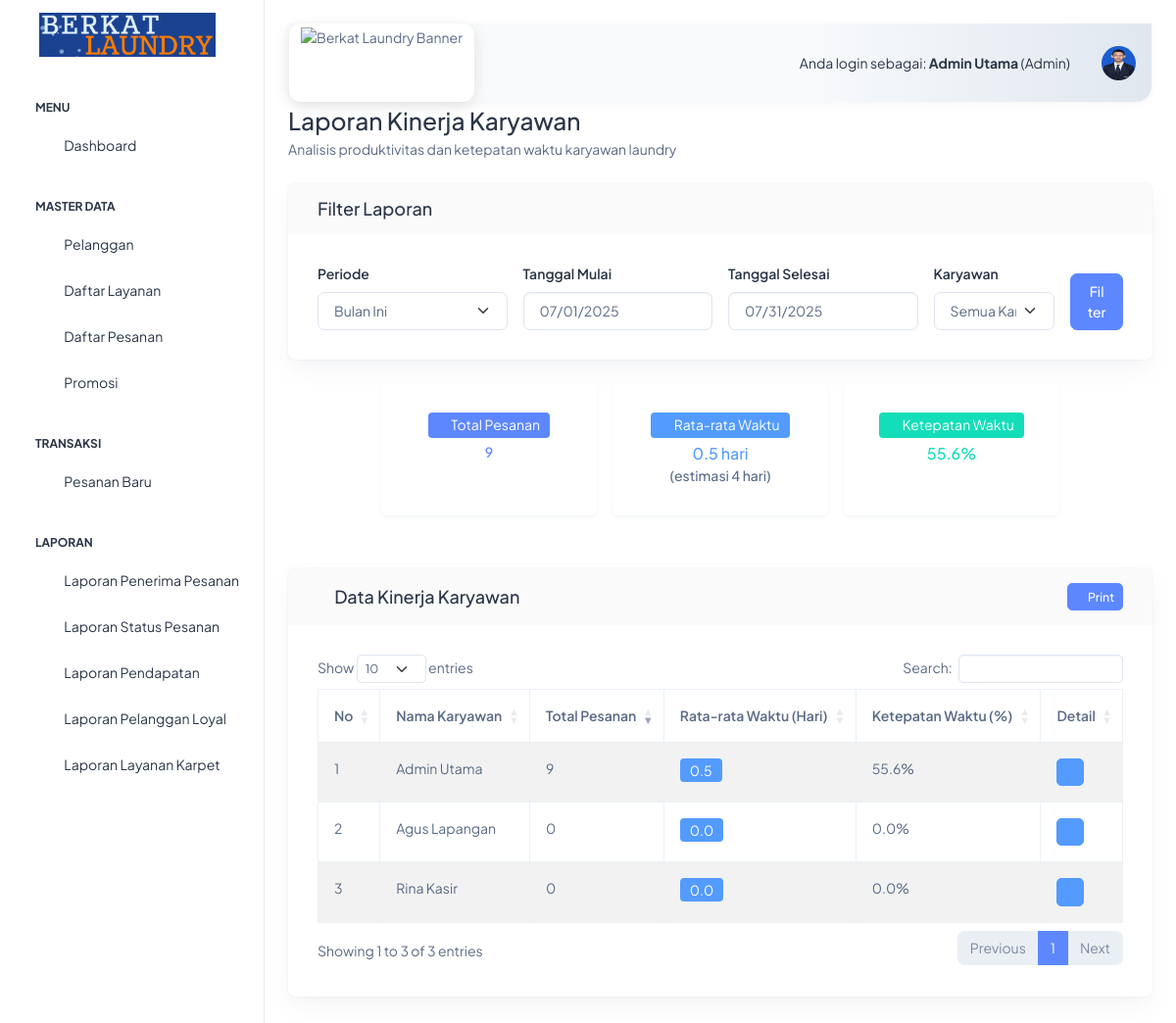
The app's page /index.php?page=laporan_kinerja_karyawan_read (signed in) with its own data.
### tables this page shows
CREATE TABLE `pengguna` (
  `id_pengguna` int(11) NOT NULL,
  `nama_lengkap` varchar(255) NOT NULL,
  `username` varchar(100) NOT NULL,
  `password_hash` varchar(255) NOT NULL,
  `role` varchar(50) NOT NULL COMMENT 'e.g., ''Admin'', ''Karyawan''',
  `nomor_telepon_internal` varchar(20) DEFAULT NULL,
  `email_internal` varchar(255) DEFAULT NULL,
  `status_aktif` tinyint(1) NOT NULL DEFAULT 1,
  `last_login` timestamp NULL DEFAULT NULL,
  `created_at` timestamp NULL DEFAULT current_timestamp(),
  `updated_at` timestamp NULL DEFAULT current_timestamp() ON UPDATE current_timestamp()
);

### laporan/laporan_kinerja_karyawan.php (the view, shortened to what this page needs)
<?php
include 'pengaturan/koneksi.php';
$start_date = isset($_GET['start_date']) ? $_GET['start_date'] : date('Y-m-01');
$end_date = isset($_GET['end_date']) ? $_GET['end_date'] : date('Y-m-d');
$id_karyawan = isset($_GET['id_karyawan']) ? $_GET['id_karyawan'] : '';
?>
<div class="container-fluid mt-4">
    <div class="mb-4">
        <h3 class="mb-1">Laporan Kinerja Karyawan</h3>
        <div class="text-muted">Analisis produktivitas dan ketepatan waktu karyawan laundry</div>
    </div>
    <div class="card mb-4">
        <div class="card-header">
            <h5 class="card-title mb-0"><i class="ti ti-filter-check"></i> Filter Laporan</h5>
        </div>
        <div class="card-body">
            <form method="GET" action="index.php" class="row g-3 align-items-end" id="filterForm">
                <div class="col-md-3">
                    <label for="periode" class="form-label">Periode</label>
                    <select id="periode" name="periode" class="form-select">
                        <option value="bulan" <?= (!isset($_GET['periode']) || $_GET['periode']=='bulan')?'selected':''; ?>>Bulan Ini</option>
                    </select>
                </div>
                <div class="col-md-3">
                    <label for="start_date" class="form-label">Tanggal Mulai</label>
                    <input type="date" id="start_date" name="start_date" class="form-control" value="<?= htmlspecialchars($start_date) ?>" <?= (isset($_GET['periode']) && $_GET['periode']!='custom')?'readonly':''; ?> >
                </div>
                <div class="col-md-3">
                    <label for="end_date" class="form-label">Tanggal Selesai</label>
                    <input type="date" id="end_date" name="end_date" class="form-control" value="<?= htmlspecialchars($end_date) ?>" <?= (isset($_GET['periode']) && $_GET['periode']!='custom')?'readonly':''; ?> >
                </div>
                <div class="col-md-2">
                    <label for="id_karyawan" class="form-label">Karyawan</label>
                    <select id="id_karyawan" name="id_karyawan" class="form-select">
                        <option value="">Semua Karyawan</option>
                    </select>
                </div>
                <div class="col-md-1 d-flex align-items-end">
                    <button type="submit" class="btn btn-primary w-100"><i class="ti ti-filter-check"></i> Filter</button>
                </div>
            </form>
        </div>
    </div>
    <div class="row mb-4">
        <?php
        $where = "WHERE p.tanggal_masuk BETWEEN '$start_date' AND '$end_date'";
        $query = "SELECT
                    COUNT(p.id_pesanan) as total_pesanan,
                    AVG(TIMESTAMPDIFF(HOUR, p.tanggal_masuk,
                        CASE
                            WHEN p.tanggal_selesai_aktual IS NOT NULL THEN p.tanggal_selesai_aktual
                            ELSE NOW()
                        END)) / 24 as rata_waktu_pengerjaan,
                    AVG(TIMESTAMPDIFF(HOUR, p.tanggal_masuk, p.tanggal_estimasi_selesai)) / 24 as rata_estimasi,
                    COUNT(CASE WHEN p.tanggal_selesai_aktual <= p.tanggal_estimasi_selesai THEN 1 END) * 100.0 / NULLIF(COUNT(*), 0) as ketepatan_waktu
                 FROM pesanan p
                 $where";
        $result = mysqli_query($konek, $query);
        $stats = mysqli_fetch_assoc($result);
        $total_pesanan = $stats['total_pesanan'] ?? 0;
        $rata_waktu = isset($stats['rata_waktu_pengerjaan']) ? round($stats['rata_waktu_pengerjaan'],1) : 0;
        $rata_estimasi = isset($stats['rata_estimasi']) ? round($stats['rata_estimasi'],1) : 0;
        $ketepatan = isset($stats['ketepatan_waktu']) ? round($stats['ketepatan_waktu'],1) : 0;
        $is_overdue = $rata_waktu > $rata_estimasi && $rata_estimasi > 0;
        ?>
        <div class="d-flex flex-wrap justify-content-center gap-3">
            <div class="card shadow-sm border-0" style="min-width:220px;">
                <div class="card-body text-center">
                    <div class="mb-1">
                        <span class="badge bg-primary"><i class="ti ti-clipboard-check"></i> Total Pesanan</span>
                    </div>
                    <div class="fs-3 fw-bold text-primary"><?= number_format($total_pesanan) ?></div>
                </div>
            </div>
            <div class="card shadow-sm border-0" style="min-width:220px;">
                <div class="card-body text-center">
                    <div class="mb-1">
                        <span class="badge <?= $is_overdue ? 'bg-danger' : 'bg-info' ?>"><i class="ti ti-clock"></i> Rata-rata Waktu</span>
                    </div>
                    <div class="fs-4 fw-bold <?= $is_overdue ? 'text-danger' : 'text-info' ?>"><?= $rata_waktu ?> hari
                        <?php if($is_overdue): ?>
                        <small class="d-block text-danger">(melebihi estimasi <?= $rata_estimasi ?> hari)</small>
                        <?php elseif($rata_estimasi > 0): ?>
                        <small class="d-block text-muted">(estimasi <?= $rata_estimasi ?> hari)</small>
                        <?php endif; ?>
                    </div>
                </div>
            </div>
            <div class="card shadow-sm border-0" style="min-width:220px;">
                <div class="card-body text-center">
                    <div class="mb-1">
                        <span class="badge bg-success"><i class="ti ti-check"></i> Ketepatan Waktu</span>
                    </div>
                    <div class="fs-4 fw-bold text-success"><?= $ketepatan ?>%</div>
                </div>
            </div>
        </div>
    </div>
    <div class="card mb-4">
        <div class="card-header d-flex justify-content-between align-items-center">
            <h5 class="card-title mb-0"><i class="ti ti-table"></i> Data Kinerja Karyawan</h5>
            <div>
                <a href="laporan/print_kinerja_karyawan.php?start_date=<?=urlencode($start_date)?>&end_date=<?=urlencode($end_date)?>&id_karyawan=<?=urlencode($id_karyawan)?>" class="btn btn-primary btn-sm" target="_blank"><i class="ti ti-printer"></i> Print</a>
            </div>
        </div>
        <div class="card-body">
            <div class="table-responsive">
                <table id="laporanKinerjaTable" class="table table-bordered table-striped" style="width:100%;">
                    <thead>
                        <tr>
                            <th>No</th>
                            <th>Nama Karyawan</th>
                            <th>Total Pesanan</th>
                            <th>Rata-rata Waktu (Hari)</th>
                            <th>Ketepatan Waktu (%)</th>
                            <th>Detail</th>
                        </tr>
                    </thead>
                    <tbody>
                        <?php
                        $query = "SELECT
                                    pg.id_pengguna as id_karyawan,
                                    pg.nama_lengkap as nama_karyawan,
                                    COUNT(p.id_pesanan) as total_pesanan,
                                    AVG(TIMESTAMPDIFF(HOUR, p.tanggal_masuk,
                                        CASE
                                            WHEN p.tanggal_selesai_aktual IS NOT NULL THEN p.tanggal_selesai_aktual
                                            ELSE NOW()
                                        END)) / 24 as rata_waktu,
                                    AVG(TIMESTAMPDIFF(HOUR, p.tanggal_masuk, p.tanggal_estimasi_selesai)) / 24 as rata_estimasi,
                                    COUNT(CASE WHEN p.tanggal_selesai_aktual <= p.tanggal_estimasi_selesai THEN 1 END) * 100.0 / NULLIF(COUNT(*), 0) as ketepatan_waktu
                                 FROM pengguna pg
                                 LEFT JOIN pesanan p ON pg.id_pengguna = p.id_pengguna_penerima
                                    AND p.tanggal_masuk BETWEEN '$start_date' AND '$end_date'
                                 WHERE pg.role IN ('Admin', 'Karyawan')
                                 " . ($id_karyawan ? "AND pg.id_pengguna = '" . mysqli_real_escape_string($konek, $id_karyawan) . "'" : "") . "
                                 GROUP BY pg.id_pengguna, pg.nama_lengkap
                                 ORDER BY total_pesanan DESC";
                        $result = mysqli_query($konek, $query);
                        $no = 1;
                        while ($row = mysqli_fetch_assoc($result)) {
                            $is_row_overdue = $row['rata_waktu'] > $row['rata_estimasi'] && $row['rata_estimasi'] > 0;
                            $row_status_class = $is_row_overdue ? 'table-danger' : '';
                            $badge_class = $is_row_overdue ? 'bg-danger' : 'bg-info';
                            $tooltip = $is_row_overdue ? 'Melebihi estimasi ' . number_format($row['rata_estimasi'],1) . ' hari' : 'Sesuai estimasi (' . number_format($row['rata_estimasi'],1) . ' hari)';
                            echo "<tr class='$row_status_class'>";
                            echo "<td>" . $no++ . "</td>";
                            echo "<td>" . htmlspecialchars($row['nama_karyawan']) . "</td>";
                            echo "<td>" . number_format($row['total_pesanan']) . "</td>";
                            echo "<td><span class='badge $badge_class' data-bs-toggle='tooltip' title='$tooltip'>" . number_format($row['rata_waktu'], 1) .
                                 "</span></td>";
                            echo "<td>" . number_format($row['ketepatan_waktu'], 1) . "%</td>";
                            echo "<td>
                                    <button type='button' class='btn btn-info btn-sm' onclick='showDetail(\"" . $row['id_karyawan'] . "\")'>
                                        <i class='ti ti-user-search'></i>
                                    </button>
                                  </td>";
                            echo "</tr>";
                        }
                        ?>
                    </tbody>
                </table>
            </div>
        </div>
    </div>
</div>
<link rel="stylesheet" href="https://cdn.datatables.net/1.13.6/css/dataTables.bootstrap5.min.css">

### assets/css/logo-custom.css (style rules this page uses)
body { padding-top: 0 !important; }

### records on screen
pengguna: nama_lengkap "Admin Utama", total_pesanan "9", rata_waktu "0.5", ketepatan_waktu "55.6"
pengguna: nama_lengkap "Agus Lapangan", total_pesanan "0", rata_waktu "0.0", ketepatan_waktu "0.0"
pengguna: nama_lengkap "Rina Kasir", total_pesanan "0", rata_waktu "0.0", ketepatan_waktu "0.0"

### other values on screen
$_SESSION['nama_lengkap'] "Admin Utama"
$_SESSION['role'] "Admin"
$total_pesanan "9"
$rata_waktu "0.5"
$rata_estimasi "4"
$ketepatan "55.6"
